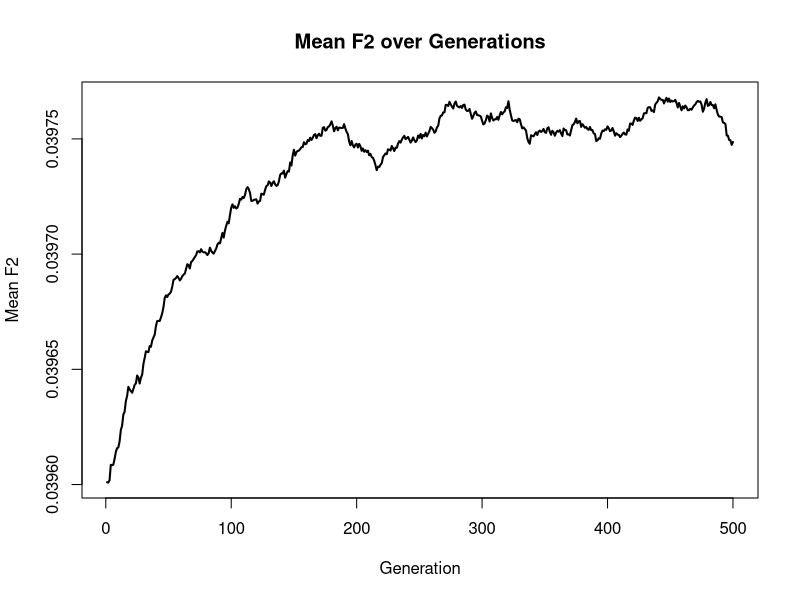
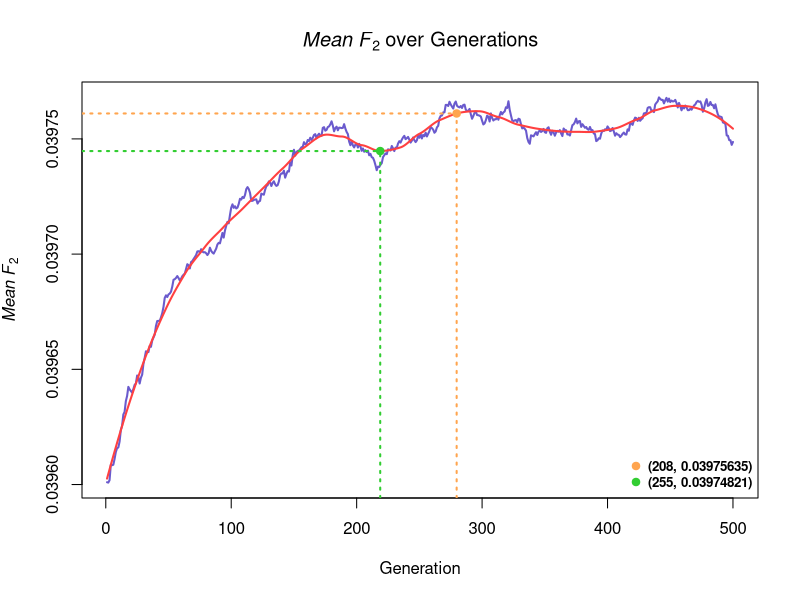

Write the R code that produced these figures, in order.
#封装函数 代数模拟生成种群参考等位基因数目 根据二项分布

calculate_next_gen_num <- function(current_num, N, a1, b1, m, p3) {
  # 计算迁移和突变后的等位基因频率
  p0 <- current_num / (2 * N)
  p_after_migration <- p0 * (1 - m) + m * p3
  p_after_mutation <- p_after_migration * (1 - a1 - b1) + b1
  
  # 使用二项分布模拟下一代的等位基因数目
  rbinom(1, 2 * N, p_after_mutation)
}
#生成下一代的等位基因频率

#封装函数 存储每一代三个种群的参考等位基因数目

F_simulation_modified <- function(N, K, a1, b1, m_ij, p0, p3, num_generations) {
  # 初始化等位基因数目
  n_i <- matrix(nrow = K, ncol = num_generations)
  n_i[, 1] <- rep(2 * N * p0, K)
  n_i[3, ] <- rep(2 * N * p3, num_generations) # 第三个种群等位基因数目保持不变
  
  for (t in 1:(num_generations - 1)) {
    for (i in 1:2) {
      n_i[i, t + 1] <- calculate_next_gen_num(n_i[i, t], N, a1, b1, m_ij[i, 3], p3)
    }
  }
  
  # 计算每代的等位基因频率
  p_i <- n_i / (2 * N)
  return(p_i)
}


# 初始化参数 在该参数组合下从理论上来说F2是会出现拐点的
N <- 100  # 种群1和2的尺寸
a1 <- 0.0005  # A突变为a的概率
b1 <- 0.0002  # a突变为A的概率
m_ij <- matrix(0.015, nrow = 3, ncol = 3)
m_ij[1,2] <- m_ij[2,1] <- 0
diag(m_ij) <- 1 - 0.015 
m_ij[3,3] <- 1 - 0.015*2
p0 <- 0.2   # 前两个种群的初始等位基因频率
p3 <- 0.1121   # 第三个种群的固定等位基因频率
num_generations <- 2000  # 模拟的代数

# 修改后的模拟函数 更贴合理论部分的推导
repeat_simulation_2 <- function(N, num_simulations, K, a1, b1, m_ij, p0, p3, num_generations) {
  all_freqs <- matrix(0, nrow = num_generations, ncol = num_simulations)
  F2t <- matrix(0, nrow = num_generations, ncol = num_simulations) 
  for (sim in 1:num_simulations) {
    F_matrix <- F_simulation_modified(N, K, a1, b1, m_ij, p0, p3, num_generations)
    all_freqs[, sim] <- F_matrix[1, ] / (2 * N)  # 计算并存储种群1的等位基因频率
    F2t[, sim] <- (all_freqs[, sim] - p0) ^2
  }
  return(F2t)
}

set.seed(2)
num_simulations <- 1000  # 可以根据需要调整模拟次数
num_generations <- 500  # 模拟的代数
F2t_matrix <- repeat_simulation_2(N, num_simulations, 3, a1, b1, m_ij, p0, p3, num_generations)

# 计算F2值
F2_values <- rowMeans(F2t_matrix)

# 绘图
plot(1:num_generations, F2_values, type = 'l', xlab = "Generation", ylab = "Mean F2", lwd = 2,
     main = "Mean F2 over Generations")

# LOESS拟合“Mean F2 Over Generations”
generation_time <- 1:num_generations  # 创建一个时间（代数）序列
loess_fit_F2 <- loess(F2_values ~ generation_time, span = 0.28)  # 使用LOESS拟合

# 生成用于绘制拟合曲线的预测值
pred_time_vals <- seq(min(generation_time), max(generation_time), length.out = 1000)
pred_F2_vals <- predict(loess_fit_F2, newdata = data.frame(generation_time = pred_time_vals))

# 绘制Mean F2随代数变化的图，并添加LOESS拟合曲线
plot(generation_time, F2_values, type = 'l', xlab = "Generation" , ylab = expression(italic("Mean F")[bold(2)]), lwd =2,
     main = expression(italic("Mean F")[bold(2)] ~ "over Generations"), col = "slateblue")
lines(pred_time_vals, pred_F2_vals, col = "brown1", lwd = 2)  # 添加拟合曲线

# 最高点和最低点
time_interval <- pred_time_vals >= 200 & pred_time_vals <= 280
preds_interval <- pred_F2_vals[time_interval]
t_vals_interval <- pred_time_vals[time_interval]

# 最高点和最低点
max_val <- max(preds_interval)
min_val <- min(preds_interval)
max_time <- t_vals_interval[which.max(preds_interval)]
min_time <- t_vals_interval[which.min(preds_interval)]
# 最大值点
max_x <- max_time
max_y <- max_val
points(max_x, max_y, col = "tan1", pch = 20, cex = 1.5)
# 从最大值点出发绘制垂直线到x轴
segments(max_x, par("usr")[3], max_x, max_y, col = "tan1", lty = "dotted" , lwd = 2)
# 从最大值点出发绘制水平线到y轴
segments(par("usr")[1], max_y, max_x, max_y, col = "tan1", lty = "dotted" , lwd = 2)
# 最小值点
min_x <- min_time
min_y <- min_val
points(min_x, min_y, col = "limegreen", pch = 20, cex = 1.5)
# 从最小值点出发绘制垂直线到x轴
segments(min_x, par("usr")[3], min_x, min_y, col = "limegreen", lty = "dotted" , lwd = 2)
# 从最小值点出发绘制水平线到y轴
segments(par("usr")[1], min_y, min_x, min_y, col = "limegreen", lty = "dotted" , lwd = 2)

# 添加图例
legend("bottomright",                          # 图例位置
       legend = c("(208, 0.03975635)", "(255, 0.03974821)"), # 图例文本
       col = c("tan1", "limegreen"),               # 图例颜色
       pch = 20,                               # 图例点的类型
       pt.cex = 1.5,                           # 图例点的大小
       cex = 0.8,                              # 图例文本的大小
       bty = "n",                              # 不显示图例边框
       bg = 'white',                           # 图例背景颜色
       box.lwd = 1,                            # 图例边框宽度
       box.col = "grey50",                     # 图例边框颜色
       text.col = "black",                     # 文本颜色
       text.font = 2,                          # 文本字体
       horiz = FALSE)                          # 图例方向，FALSE为垂直，TRUE为水平

# 打印最高点和最低点坐标
print(paste("Max value point: (", max_time, ", ", max_val, ")", sep = ""))
print(paste("Min value point: (", min_time, ", ", min_val, ")", sep = ""))
